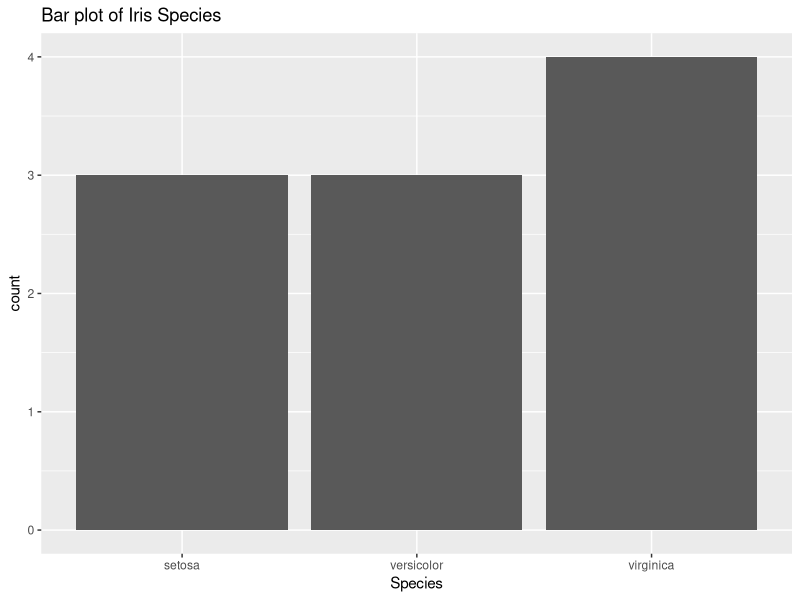
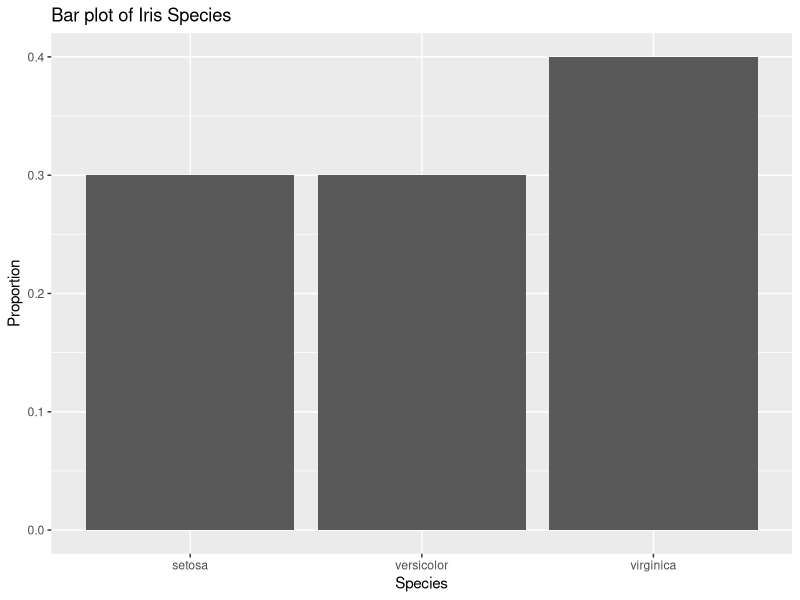
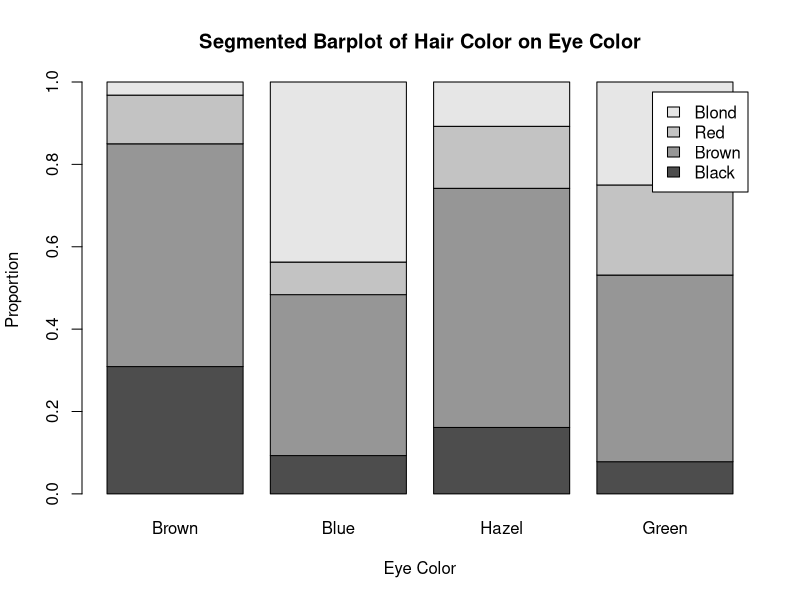
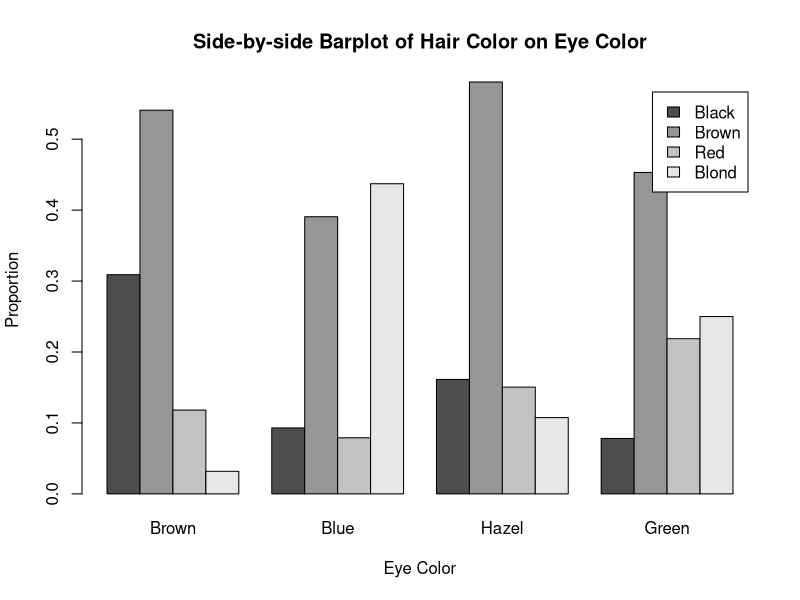
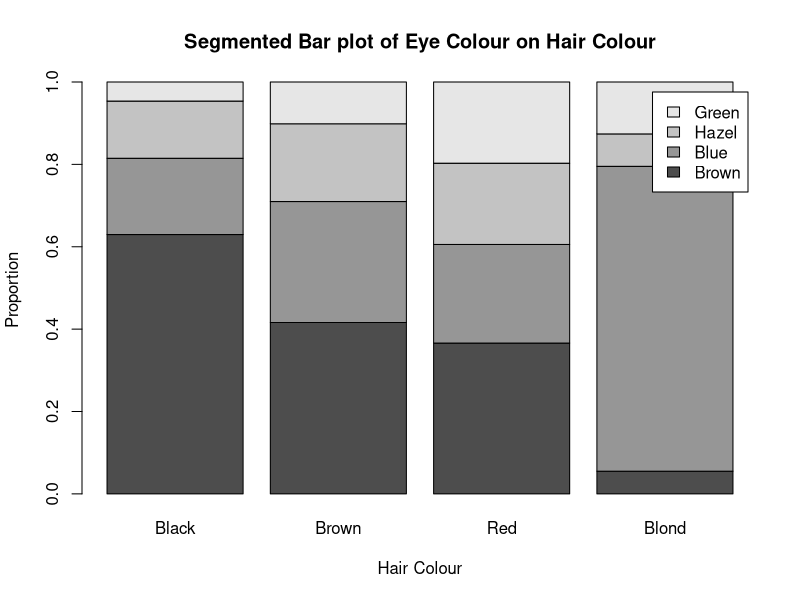
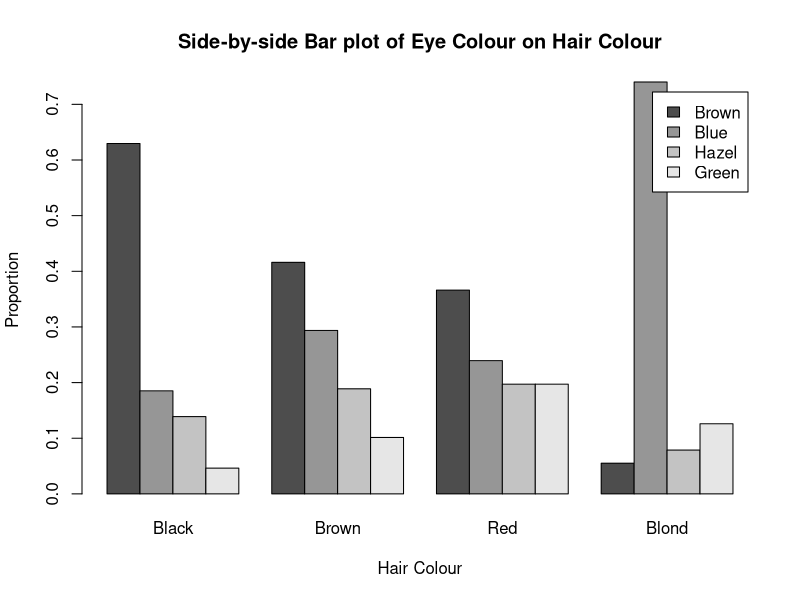

Reproduce these figures in R, in order.
## ---- chunk 1
library(tidyverse)
## ---- chunk 2
set.seed(123)
i <- sample(1:nrow(iris), 10, repl = FALSE)
iris_cat_tab <- iris %>% slice(i) %>% select(Species)
iris_cat_tab
## ---- chunk 3
as.data.frame(table(iris_cat_tab), col.names = c("Species", "Frequency"))
## ---- chunk 4
ggplot(iris_cat_tab, aes(x = Species)) +
    geom_bar() +
    labs(title = "Bar plot of Iris Species")
## ---- chunk 5
as.data.frame(prop.table(table(iris_cat_tab)), col.names = c("Species", "Frequency"))
## ---- chunk 6
ggplot(iris_cat_tab, aes(x = Species, y = ..prop.., group = 1)) +
    geom_bar() +
    labs(title = "Bar plot of Iris Species", y = "Proportion")
## ---- chunk 7
library(reshape)
hair <- HairEyeColor[,,2] + HairEyeColor[,,1]
hair_table <- untable(hair)
as.data.frame(hair)
## ---- chunk 8
as.data.frame(prop.table(hair, 2))
## ---- chunk 9
barplot(prop.table(hair, 2), legend = TRUE, xlab = "Eye Color", ylab = "Proportion", main = "Segmented Barplot of Hair Color on Eye Color")
## ---- chunk 10
barplot(prop.table(hair, 2), legend = TRUE, xlab = "Eye Color", ylab = "Proportion", main = "Side-by-side Barplot of Hair Color on Eye Color", beside = TRUE)
## ---- chunk 11
as.data.frame(prop.table(hair, 1))
## ---- chunk 12
barplot(t(prop.table(hair, 1)), legend = TRUE, xlab = "Hair Colour", ylab = "Proportion", main = "Segmented Bar plot of Eye Colour on Hair Colour")
## ---- chunk 13
barplot(t(prop.table(hair, 1)), legend = TRUE, xlab = "Hair Colour", ylab = "Proportion", main = "Side-by-side Bar plot of Eye Colour on Hair Colour", beside = TRUE)
## ---- chunk 14
as.data.frame(hair)
